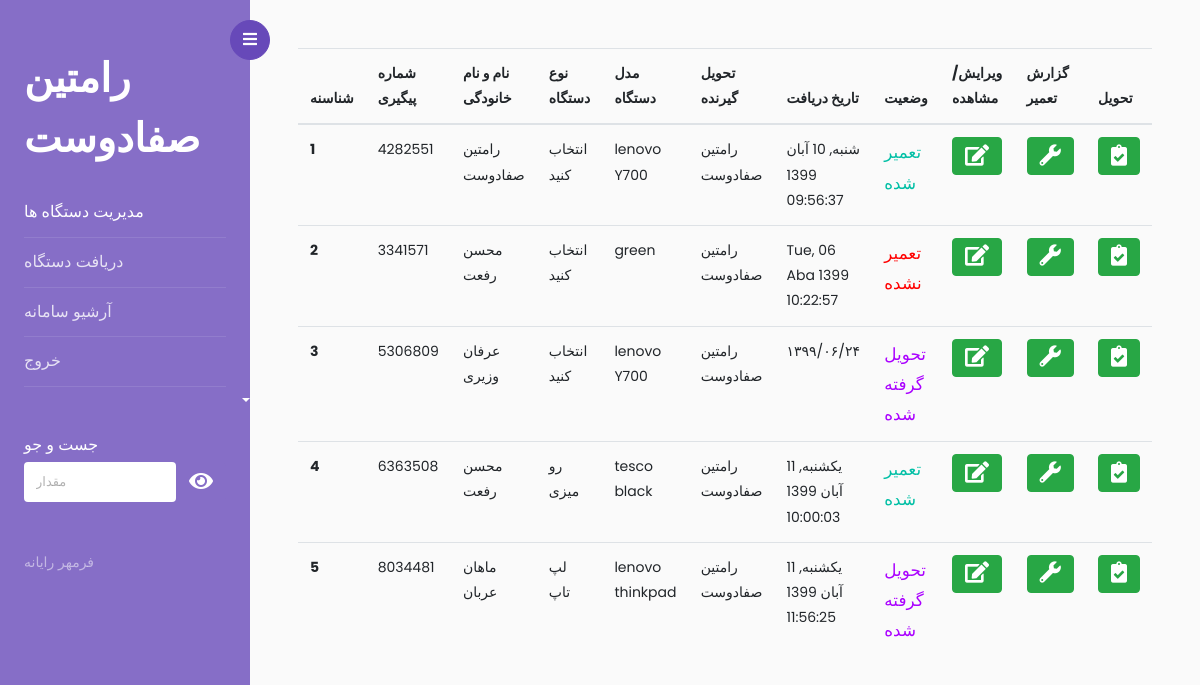
Page / (signed in) on the earlier database version.
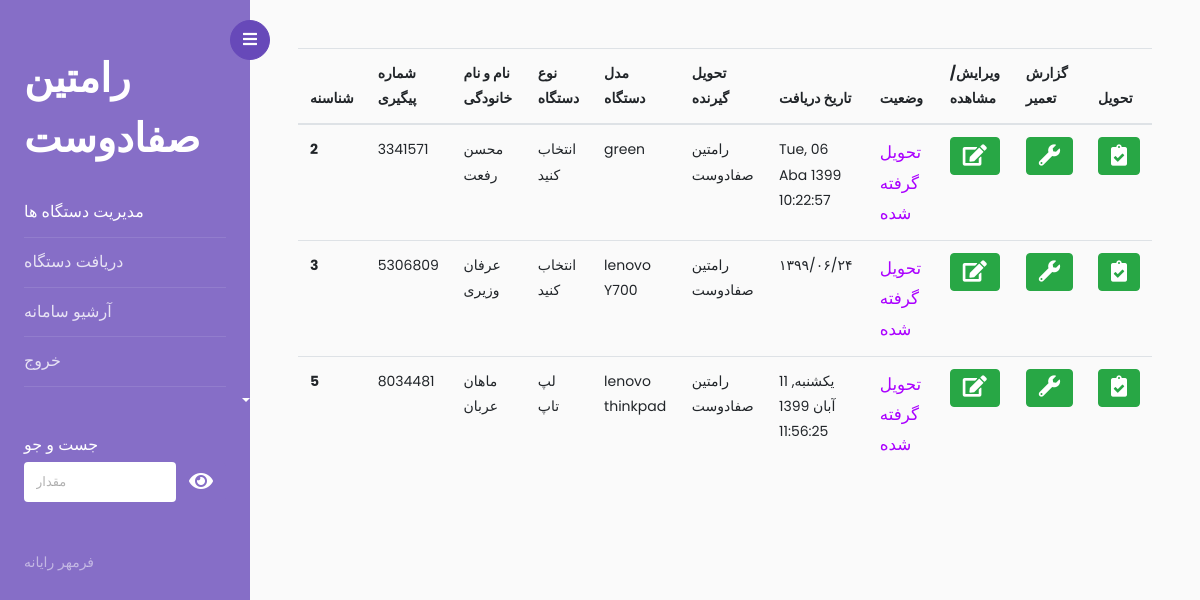
Same page on the later database version.
### app.py (models this page shows, shortened)
class devices(db.Model):
    _id= db.Column("id", db.Integer , primary_key=True)
    tracking_number =db.Column(db.String(100),nullable=False,unique=True)
    customer_name =db.Column(db.String(100),nullable=False)
    customer_phone =db.Column(db.String(20))
    device_type =db.Column(db.String(100))
    device_model =db.Column(db.String(100))
    serial_number =db.Column(db.String(100))
    property_number =db.Column(db.String(100))
    address =db.Column(db.String(300))
    problem =db.Column(db.String(500))
    accesories =db.Column(db.String(300))
    other_text =db.Column(db.String(700))
    giver_name =db.Column(db.String(100))
    in_time =db.Column(db.String(100))
    out_time =db.Column(db.String(100))
    situation=db.Column(db.Integer)
    deliverd=db.Column(db.Integer)
    repair_report=db.Column(db.String(400))

### app.py (the view)
@app.route('/')
def home():
    if not current_user.is_authenticated:
        return redirect(url_for('.login'))
    g.user = current_user.get_id()
    user =users.query.filter_by(id=g.user).first()
    print(user.surename)
    return render_template("index.html",values=devices.query.filter_by(deliverd=0),surename=user.surename)

### app.py (called while the page is built)
@Login_manager.user_loader
def load_user(user_id):
    return users.query.get(int(user_id))

### templates/index.html (shortened to what this page needs)
<!doctype html>
<html lang="en">
  <head>
		<link rel="stylesheet" href="https://stackpath.bootstrapcdn.com/font-awesome/4.7.0/css/font-awesome.min.css">
    <link rel="stylesheet" href="../static/add/css/style.css">
    <link rel="stylesheet" href="https://cdnjs.cloudflare.com/ajax/libs/font-awesome/5.15.1/css/all.min.css?family">
  </head>
  <body  >
		<div class="wrapper d-flex align-items-stretch">
			<nav id="sidebar">
				<div class="custom-menu">
					<button type="button" id="sidebarCollapse" class="btn btn-primary">
	          <i class="fa fa-bars"></i>
	        </button>
        </div>
				<div class="p-4 pt-5">
		  		<h1><a href="index.html" class="logo">{{ surename }}</a></h1>
	        <ul class="list-unstyled components mb-5">
	          <li class="active">
	            <a href="/"  aria-expanded="false" class="dropdown-toggle">مدیریت دستگاه ها</a>
	          </li>
	          <li>
	              <a href="/add">دریافت دستگاه  </a>
	          </li>
	          <li>
              <a href="/archive">آرشیو سامانه</a>
	          </li>
	          <li>
              <a href="/logout">خروج</a>
	          </li>
	        </ul>
	        <div class="mb-5">
						<h3 class="h6">جست و جو</h3>
						<form action="/search"  method="POST" class="colorlib-subscribe-form">
	            <div class="form-group d-flex">
                <input type="text" class="form-control" placeholder="مقدار " id="livebox" name="searchtext" autofocus>
                <button type="submit" class="btn btn-primary">
                  <i class="fas fa-eye fa-lg"></i>
                </button>
	            </div>
	          </form>
					</div>
	        <div class="footer">
	        	<p>
						  فرمهر رایانه
						  </p>
	        </div>
	      </div>
    	</nav>
      <div id="content" class="p-4 p-md-5 pt-5">
        <form method="POST" action="/edit">
        <table class="table" id="tblTest">
            <thead>
              <tr>
                <th scope="col">شناسنه</th>
                <th scope="col">شماره پیگیری</th>
                <th scope="col">نام و نام خانودگی</th>
                <th scope="col">نوع دستگاه</th>
                <th scope="col">مدل دستگاه</th>
                <th scope="col">تحویل گیرنده</th>
                <th scope="col">تاریخ دریافت</th>
                <th scope="col">وضعیت</th>
                <th scope="col">ویرایش/مشاهده</th>
                <th scope="col">گزارش تعمیر</th>
                <th scope="col">تحویل</th>
              </tr>
            </thead>
            <tbody>
                {% for item in values %}
              <tr>
                <th scope="row">{{item._id}} </th>
                <td>{{item.tracking_number}}</td>
                <td>{{item.customer_name}}</td>
                <td>{{item.device_type}}</td>
                <td>{{item.device_model}}</td>
                <td>{{item.giver_name}}</td>
                <td>{{item.in_time}}</td>
                  {%  if item.situation==0 %}
                  <td style="color: #AA00FF ; font-size: larger;">تحویل گرفته شده</td>
                  {% elif item.situation==1 %}
                  <td style="color: #00BFA5; font-size: larger;">تعمیر شده</td>
                  {% else %}
                  <td style="color:#FF0000; font-size: larger;">تعمیر نشده</td>
                  {% endif %}
                <td> <button type="submit" class="btn btn-success btnSelect" >
                  <i class="fa fa-edit fa-lg"></i>
              </button></td>
                <td> <button type="button" class="btn btn-success open-modal btnSelect"  data-toggle="modal" data-target="#modal" >
                  <i class="fa fa-wrench fa-lg"></i>
              </button></td>
                <td><button type="button" class="btn btn-success btnSelect"  data-toggle="modal" data-target="#modaltahvil" >
                  <i class="fas fa-clipboard-check fa-lg"></i>
              </button></td>
              </tr>
              {% endfor %}
            </tbody>
          </table>
        </form>
      </div>
    </div>
  </body>
</html>

Differences in the rows shown:
no longer on this page (row edited): devices: _id "1", tracking_number "4282551", customer_name "رامتین صفادوست", device_type "انتخاب کنید", device_model "lenovo Y700", giver_name "رامتین صفادوست", in_time "شنبه, 10 آبان 1399 09:56:37", situation "تعمیر شده"
no longer on this page (row edited): devices: _id "4", tracking_number "6363508", customer_name "محسن رفعت", device_type "رو میزی", device_model "tesco black", giver_name "رامتین صفادوست", in_time "یکشنبه, 11 آبان 1399 10:00:03", situation "تعمیر شده"
changed devices "محسن رفعت": situation "تعمیر نشده" → "تحویل گرفته شده"
